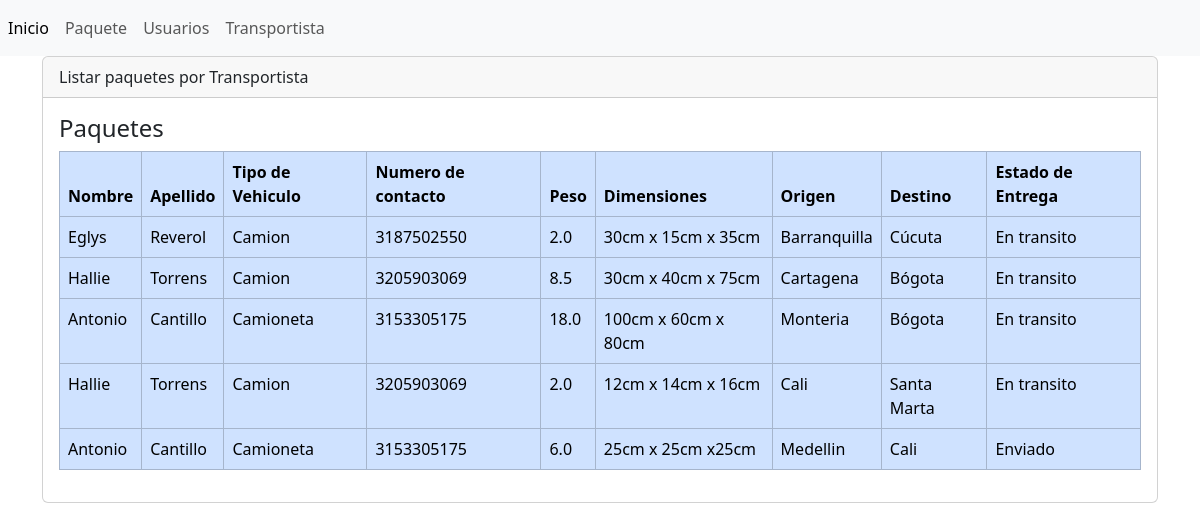
Page /packages_asigned on the committed database.
### logistics/models.py (models this page shows, shortened)
class Package(models.Model):
    id = models.AutoField(primary_key=True)
    client = models.ForeignKey(Client, on_delete=models.CASCADE)
    transportist = models.ForeignKey(Transportist, on_delete=models.CASCADE)
    weight = models.FloatField(verbose_name="Peso")
    dimensions = models.CharField(max_length=100, verbose_name="Dimensiones")
    origin = models.CharField(max_length=100, verbose_name="Origen")
    destination = models.CharField(max_length=100, verbose_name="Destino")
    status = models.CharField(max_length=100, verbose_name="Estado")

class Transportist(models.Model):
    id = models.AutoField(primary_key=True)
    name = models.CharField(max_length=100, verbose_name="Nombre")
    last_name = models.CharField(max_length=100, verbose_name="Apellido", null=True, blank=True)
    vihicle_type = models.CharField(max_length=100, verbose_name="Tipo de vehículo")
    contact_number = models.CharField(max_length=10, verbose_name="Teléfono de contacto")

### logistics/views.py (the view)
# urls.py: path('packages_asigned', views.packages_asigned, name='packages_asigned'),
def packages_asigned(request):
    packages = Package.objects.all()
    return render(request, 'pages/packages_asigned.html', {'packages': packages})

### logistics/templates/pages/packages_asigned.html (shortened to what this page needs)
{% extends 'base.html' %}
{% block content %}
    <div class="card">
        <div class="card-header">Listar paquetes por Transportista</div>
        <div class="card-body">
            <h4 class="card-title">Paquetes</h4>
            <div
                class="table-responsive"
            >
                <table
                    class="table table-primary table-bordered table-hover "
                >
                    <thead>
                        <tr>
                            <th scope="col">Nombre</th>
                            <th scope="col">Apellido</th>
                            <th scope="col">Tipo de Vehiculo</th>
                            <th scope="col">Numero de contacto</th>
                            <th scope="col">Peso</th>
                            <th scope="col">Dimensiones</th>
                            <th scope="col">Origen</th>
                            <th scope="col">Destino</th>
                            <th scope="col">Estado de Entrega</th>
                        </tr>
                    </thead>
                    <tbody>
                        {% for package in packages %}
                        <tr class="">
                            <td scope="row">{{ package.transportist.name }}</td>
                            <td>{{ package.transportist.last_name }}</td>
                            <td>{{ package.transportist.vihicle_type }}</td>
                            <td>{{ package.transportist.contact_number }}</td>
                            <td>{{ package.weight }}</td>
                            <td>{{ package.dimensions }}</td>
                            <td>{{ package.origin }}</td>
                            <td>{{ package.destination }}</td>
                            <td>{{ package.status }}</td>
                        </tr>
                        {% endfor %}
                    </tbody>
                </table>
            </div>
        </div>
    </div>
{% endblock %}

### rows in the picture
Package: transportist.name "Eglys", transportist.last_name "Reverol", transportist.vihicle_type "Camion", transportist.contact_number "3187502550", weight "2.0", dimensions "30cm x 15cm x 35cm", origin "Barranquilla", destination "Cúcuta", status "En transito"
Package: transportist.name "Hallie", transportist.last_name "Torrens", transportist.vihicle_type "Camion", transportist.contact_number "3205903069", weight "8.5", dimensions "30cm x 40cm x 75cm", origin "Cartagena", destination "Bógota", status "En transito"
Package: transportist.name "Antonio", transportist.last_name "Cantillo", transportist.vihicle_type "Camioneta", transportist.contact_number "3153305175", weight "18.0", dimensions "100cm x 60cm x 80cm", origin "Monteria", destination "Bógota", status "En transito"
Package: transportist.name "Hallie", transportist.last_name "Torrens", transportist.vihicle_type "Camion", transportist.contact_number "3205903069", weight "2.0", dimensions "12cm x 14cm x 16cm", origin "Cali", destination "Santa Marta", status "En transito"
Package: transportist.name "Antonio", transportist.last_name "Cantillo", transportist.vihicle_type "Camioneta", transportist.contact_number "3153305175", weight "6.0", dimensions "25cm x 25cm x25cm", origin "Medellin", destination "Cali", status "Enviado"
